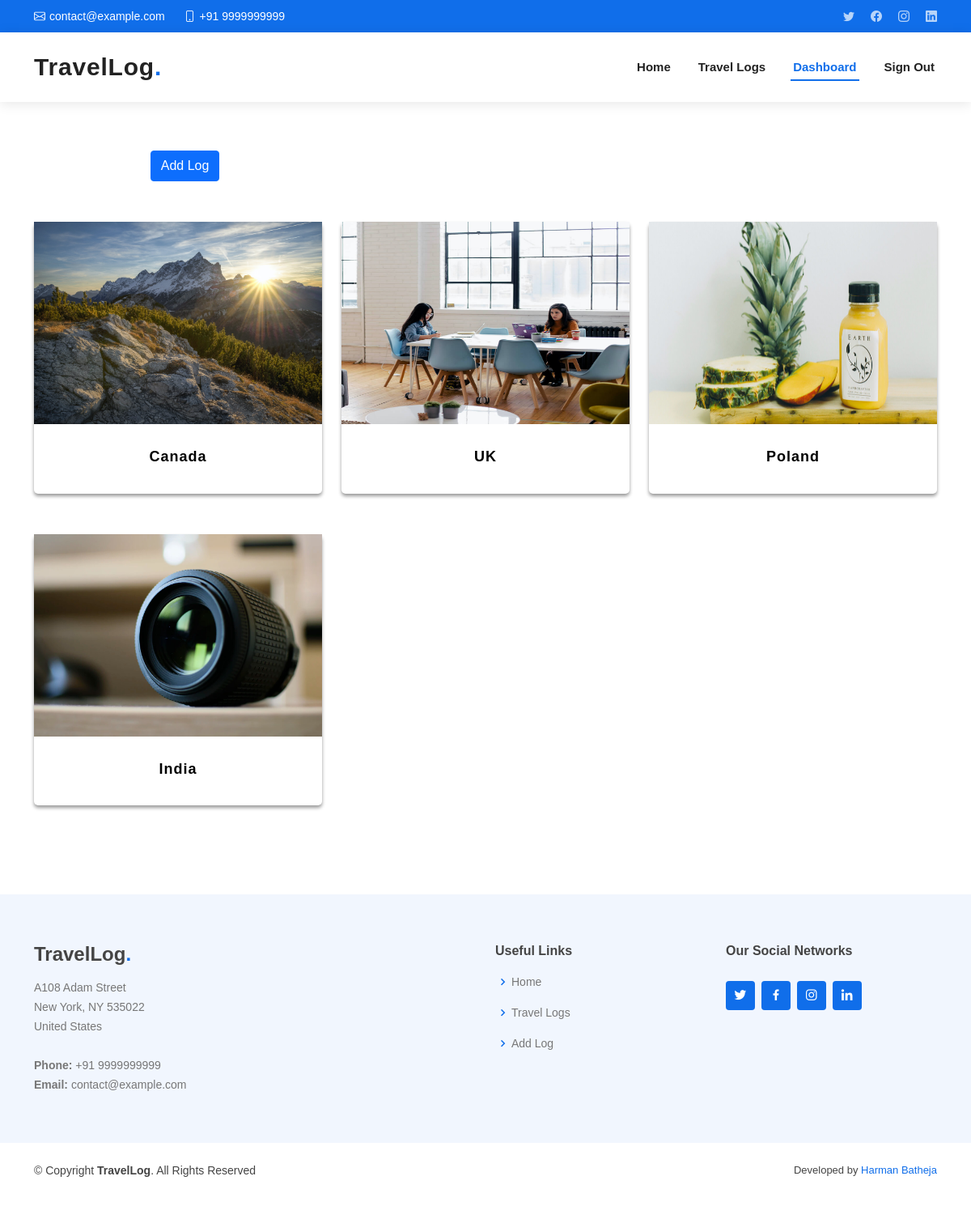
The page /dashboard/ (signed in) on the database its author committed.
### myWebsite/models.py (models this page shows, shortened)
class Log(models.Model):
    visibility_choices = (
        ('public', 'public'),
        ('private', 'private'),
    )
    id = models.AutoField(primary_key=True)
    user = models.ForeignKey(Account, on_delete=models.CASCADE)
    title = models.CharField(max_length=100)
    location = models.CharField(max_length=100)
    date = models.DateField()
    image = models.ImageField(upload_to='travelImages/')
    visibility = models.CharField(choices=visibility_choices, max_length=100)
    description = RichTextField()

### myWebsite/views.py (the view)
# urls.py: path('dashboard/', views.dashboard, name='dashboard'),
@login_required(login_url='signin')
def dashboard(request):
    if request.user.is_authenticated:
        log_user = request.user
        logs = Log.objects.filter(user=log_user)
        context = {
            'logs': logs,
        }
    return render(request, "dashboard.html", context)

### templates/dashboard.html (shortened to what this page needs)
{% extends 'base.html' %}
{% load static %}
{% block content %}
<section>
    {% if request.user.is_authenticated %}
    <div class="d-flex justify-content-around align-items-center">
        <a href="/addLog">
            <button class="btn btn-primary">Add Log</button>
        </a>
    </div>
    {% endif %}
    {% if request.user.is_authenticated %}
    <div id="cards_wrappper">
        <div class="container">
            <div class="row">
                {% for log in logs %}
                <div class="col-xs-12 col-sm-6 col-md-6 col-lg-4">
                    <a href="/travelLogs/detail/{{log.id}}/">
                        <div class="card-flyer">
                            <div class="text-box">
                                <div class="image-box">
                                    <img src="{{ log.image.url }}" alt="" />
                                </div>
                                <div class="text-container">
                                    <h6>{{log.title}}</h6>
                                </div>
                            </div>
                        </div>
                    </a>
                </div>
                {% endfor %}
            </div>
        </div>
    </div>
    {% endif %}
</section>
{% endblock %}

### templates/base.html (shortened to what this page needs)
{% load static %}
<!DOCTYPE html>
<html lang="en">
<head>
    <link href="{% static 'vendor/aos/aos.css' %}" rel="stylesheet">
    <link href="{% static 'vendor/bootstrap/css/bootstrap.min.css' %}" rel="stylesheet">
    <link href="{% static 'vendor/bootstrap-icons/bootstrap-icons.css' %}" rel="stylesheet">
    <link href="{% static 'vendor/boxicons/css/boxicons.min.css' %}" rel="stylesheet">
    <link href="{% static 'vendor/glightbox/css/glightbox.min.css' %}" rel="stylesheet">
    <link href="{% static 'vendor/swiper/swiper-bundle.min.css' %}" rel="stylesheet">
    <link rel="stylesheet" href="{% static 'style.css' %}">
</head>
<body>
    <section id="topbar" class="d-flex align-items-center">
        <div class="container d-flex justify-content-center justify-content-md-between">
            <div class="contact-info d-flex align-items-center">
                <i class="bi bi-envelope d-flex align-items-center"><a
                        href="mailto:contact@example.com">contact@example.com</a></i>
                <i class="bi bi-phone d-flex align-items-center ms-4"><span>+91 9999999999</span></i>
            </div>
            <div class="social-links d-none d-md-flex align-items-center">
                <a href="#" class="twitter"><i class="bi bi-twitter"></i></a>
                <a href="#" class="facebook"><i class="bi bi-facebook"></i></a>
                <a href="#" class="instagram"><i class="bi bi-instagram"></i></a>
                <a href="#" class="linkedin"><i class="bi bi-linkedin"></i></i></a>
            </div>
        </div>
    </section>
    {% include 'navbar.html' %}
    {% block content %} {% endblock %}
    {% include 'footer.html' %}
</body>
</html>

### templates/navbar.html (shortened to what this page needs)
<header id="header" class="d-flex align-items-center">
    <div class="container d-flex align-items-center justify-content-between">
        <h1 class="logo"><a href="/">TravelLog<span>.</span></a></h1>
        <nav id="navbar" class="navbar">
            <ul>
                <li><a {% if '/' == request.path %} class="nav-link scrollto active" {% else %} class="nav-link scrollto" {% endif %} href="/">Home</a></li>
                <li><a {% if '/travelLogs/' == request.path %} class="nav-link scrollto active" {% else %} class="nav-link scrollto" {% endif %} href="/travelLogs">Travel Logs</a></li>
                {% if request.user.is_authenticated %}
                <li><a {% if '/dashboard/' == request.path %} class="nav-link scrollto active" {% else %} class="nav-link scrollto" {% endif %} href="/dashboard">Dashboard</a></li>
                <li><a href="/signout" class="nav-link scrollto">Sign Out</a></li>
                {% else %}
                <li><a {% if '/signin/' == request.path %} class="nav-link scrollto active" {% else %} class="nav-link scrollto" {% endif %} href="/signin">Sign In</a></li>
                {% endif %}
            </ul>
        </nav>
    </div>
</header>

### templates/footer.html
<footer id="footer">
    <div class="footer-top">
        <div class="container">
            <div class="row">
                <div class="col-lg-6 col-md-6 footer-contact">
                    <h3>TravelLog<span>.</span></h3>
                    <p>
                        A108 Adam Street <br>
                        New York, NY 535022<br>
                        United States <br><br>
                        <strong>Phone:</strong> +91 9999999999<br>
                        <strong>Email:</strong> contact@example.com<br>
                    </p>
                </div>
                <div class="col-lg-3 col-md-6 footer-links">
                    <h4>Useful Links</h4>
                    <ul>
                        <li><i class="bx bx-chevron-right"></i> <a href="/">Home</a></li>
                        <li><i class="bx bx-chevron-right"></i> <a href="/travelLogs">Travel Logs</a></li>
                        <li><i class="bx bx-chevron-right"></i> <a href="/addLog">Add Log</a></li>
                    </ul>
                </div>
                <div class="col-lg-3 col-md-6 footer-links">
                    <h4>Our Social Networks</h4>
                    <div class="social-links mt-3">
                        <a href="#" class="twitter"><i class="bx bxl-twitter"></i></a>
                        <a href="#" class="facebook"><i class="bx bxl-facebook"></i></a>
                        <a href="#" class="instagram"><i class="bx bxl-instagram"></i></a>
                        <a href="#" class="linkedin"><i class="bx bxl-linkedin"></i></a>
                    </div>
                </div>
            </div>
        </div>
    </div>
    <div class="container py-4 footer-bottom">
        <div class="copyright">
            &copy; Copyright <strong><span>TravelLog</span></strong>. All Rights Reserved
        </div>
        <div class="credits">
            Developed by <a href="https://harmanbatheja15.github.io/harmanbatheja/" target="_blank">Harman Batheja</a>
        </div>
    </div>
</footer>

### static/style.css (style rules this page uses)
* { margin: 0; padding: 0; }
body { font-family: sans-serif; color: #444444; }
a { color: #106eea; text-decoration: none; }
#topbar { background: #106eea; height: 40px; font-size: 14px; transition: all 0.5s; color: #fff; padding: 0; }
#topbar .contact-info i { font-style: normal; color: #fff; }
#topbar .contact-info i a, #topbar .contact-info i span { padding-left: 5px; color: #fff; }
#topbar .contact-info i a { line-height: 0; transition: 0.3s; transition: 0.3s; }
#topbar .social-links a { color: rgba(255, 255, 255, 0.7); line-height: 0; transition: 0.3s; margin-left: 20px; }
#header { background: #fff; transition: all 0.5s; z-index: 997; height: 86px; box-shadow: 0px 2px 15px rgba(0, 0, 0, 0.1); }
#header .logo { font-size: 30px; margin: 0; padding: 0; line-height: 1; font-weight: 600; letter-spacing: 0.8px; }
#header .logo a { color: #222222; }
#header .logo a span { color: #106eea; }
.navbar { padding: 0; }
.navbar ul { margin: 0; padding: 0; display: flex; list-style: none; align-items: center; }
.navbar li { position: relative; }
.navbar > ul > li { white-space: nowrap; padding: 10px 0 10px 28px; }
.navbar a, .navbar a:focus { display: flex; align-items: center; justify-content: space-between; padding: 0 3px; font-size: 15px; font-weight: 600; color: #222222; white-space: nowrap; transition: 0.3s; position: relative; }
.navbar > ul > li > a:before { content: ""; position: absolute; width: 100%; height: 2px; bottom: -6px; left: 0; background-color: #106eea; visibility: hidden; width: 0px; transition: all 0.3s ease-in-out 0s; }
.navbar a:hover:before, .navbar li:hover > a:before, .navbar .active:before { visibility: visible; width: 100%; }
.navbar a:hover, .navbar .active, .navbar .active:focus, .navbar li:hover > a { color: #106eea; }
section { padding: 60px 0; overflow: hidden; }
#footer { background: #fff; padding: 0 0 30px 0; color: #444444; font-size: 14px; }
#footer .footer-top { padding: 60px 0 30px 0; background: #f1f6fe; }
#footer .footer-top .footer-contact { margin-bottom: 30px; }
#footer .footer-top .footer-contact h3 { font-size: 24px; margin: 0 0 15px 0; padding: 2px 0 2px 0; line-height: 1; font-weight: 700; }
#footer .footer-top .footer-contact h3 span { color: #106eea; }
#footer .footer-top .footer-contact p { font-size: 14px; line-height: 24px; margin-bottom: 0; color: #777777; }
#footer .footer-top h4 { font-size: 16px; font-weight: bold; color: #444444; position: relative; padding-bottom: 12px; }
#footer .footer-top .footer-links { margin-bottom: 30px; }
#footer .footer-top .footer-links ul { list-style: none; padding: 0; margin: 0; }
#footer .footer-top .footer-links ul i { padding-right: 2px; color: #106eea; font-size: 18px; line-height: 1; }
#footer .footer-top .footer-links ul li { padding: 10px 0; display: flex; align-items: center; }
#footer .footer-top .footer-links ul li:first-child { padding-top: 0; }
#footer .footer-top .footer-links ul a { color: #777777; transition: 0.3s; display: inline-block; line-height: 1; }
#footer .footer-top .social-links a { font-size: 18px; display: inline-block; background: #106eea; color: #fff; line-height: 1; padding: 8px 0; margin-right: 4px; border-radius: 4px; text-align: center; width: 36px; height: 36px; transition: 0.3s; }
#footer .copyright { text-align: center; float: left; }
#footer .credits { float: right; text-align: center; font-size: 13px; color: #444444; }
#cards_wrappper { text-align: center; }
#cards_wrappper .container { padding-top: 0px; padding-bottom: 50px; }
#cards_wrappper a { text-decoration: none; outline: none; }
#cards_wrappper .card-flyer { border-radius: 5px; }
#cards_wrappper .card-flyer .image-box { background: #ffffff; overflow: hidden; }
#cards_wrappper .card-flyer .image-box img { width: 100%; height: 250px; }
#cards_wrappper .card-flyer .text-box { text-align: center; }
#cards_wrappper .card-flyer .text-box .text-container { padding: 30px 18px; }
#cards_wrappper .card-flyer { background: #FFFFFF; margin-top: 50px; -webkit-transition: all 0.2s ease-in; -moz-transition: all 0.2s ease-in; -ms-transition: all 0.2s ease-in; -o-transition: all 0.2s ease-in; transition: all 0.2s ease-in; box-shadow: 0px 3px 4px rgba(0, 0, 0, 0.40); }
#cards_wrappper .card-flyer .text-box h6 { margin-top: 0px; margin-bottom: 4px; font-size: 18px; font-weight: bold; letter-spacing: 1px; color: #000; }

### rows shown on the page
Log: image (picture), title "Canada"
Log: image (picture), title "UK"
Log: image (picture), title "Poland"
Log: image (picture), title "India"
